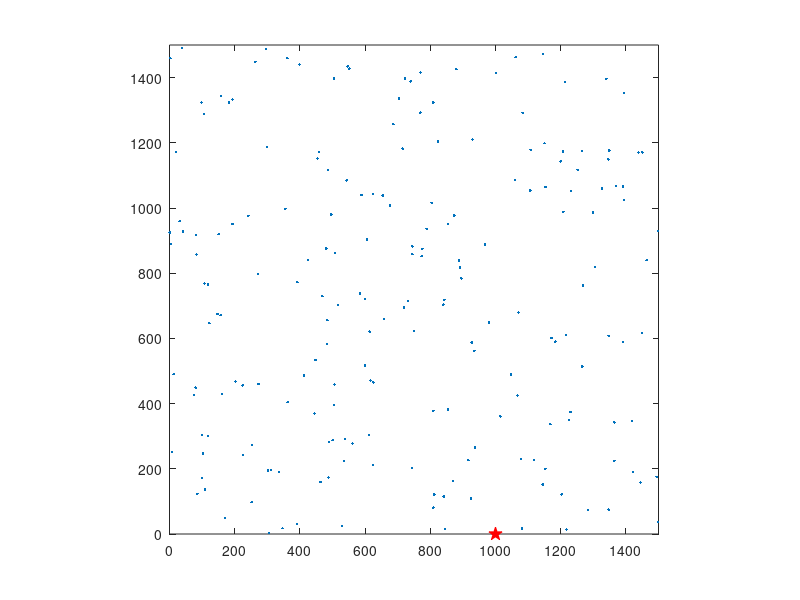

Reproduce this figure in MATLAB.
a=[500.2032392	287.7053861	;
6.814079388	251.8115768	;
1450.270284	1170.75238	;
468.8478597	729.6128903	;
583.9817786	737.5996086	;
937.3452481	264.8464587	;
537.5409884	291.7313949	;
202.5724222	467.1767951	;
107.2748937	768.9542031	;
508.0439684	861.8618693	;
1266.077493	514.0990289	;
251.9845558	97.29030257	;
1264.549202	1174.58473	;
775.6105643	875.0224083	;
1213.611959	1385.859006	;
769.870869	1415.956506	;
447.9332397	533.8132121	;
879.8074439	1425.701558	;
346.5828707	17.80012143	;
1077.686506	229.4028924	;
1206.639456	1173.714966	;
1080.822661	17.24457381	;
480.7445578	876.0943055	;
1392.089544	588.6107943	;
1422.430016	189.5920695	;
1268.342716	762.6313786	;
808.8409367	1323.965702	;
1339.84962	1396.491707	;
398.7326655	1439.899378	;
743.6996528	203.2637003	;
623.8157971	1043.236679	;
529.1755707	24.78686501	;
463.2683294	159.6450504	;
730.9715645	714.2745727	;
97.9495891	1323.887628	;
739.7869944	1388.242015	;
543.2306552	1084.93391	;
1047.717134	489.754752	;
614.2414597	620.7697699	;
355.4288006	997.5797816	;
1449.015194	615.7955524	;
1224.414112	349.7965943	;
1070.388817	679.1045456	;
1203.009683	121.75412	;
715.3679505	1182.235302	;
517.8063803	702.692107	;
85.22324734	123.40958	;
841.2703998	114.8012928	;
1215.317848	610.9025245	;
295.2417678	1487.395954	;
1107.657888	1178.800687	;
487.4250626	173.5785444	;
80.46138807	449.1164101	;
625.2878386	465.1211003	;
20.14406486	1172.268771	;
788.6635412	936.2750577	;
100.1709136	304.0745163	;
182.016467	1324.080522	;
98.98656969	171.1463088	;
750.9491449	622.7880275	;
1497.946429	929.9229623	;
1348.876961	1176.022717	;
271.0021006	796.8934905	;
616.8147851	471.1417473	;
843.1226263	718.6961425	;
887.6789144	839.327545	;
1493.964172	175.3089781	;
263.4462873	1448.422416	;
873.3116904	977.1666738	;
504.1089932	1397.603293	;
5.461359824	889.1715761	;
924.5374635	109.3088845	;
488.7394546	281.5986138	;
445.0066027	369.4132297	;
1152.663455	200.2530455	;
1393.243391	1352.686197	;
122.5958345	646.5389188	;
1083.063887	1292.325803	;
118.3729568	765.7624351	;
192.9233556	1333.039947	;
1218.194493	13.73566599	;
929.3996319	1210.143214	;
561.653494	277.2624438	;
917.0156946	226.2893779	;
1438.788411	1170.79235	;
588.9801695	1040.166135	;
224.6290046	455.7654195	;
1146.413245	1472.043023	;
106.4045449	1288.162644	;
335.4359849	190.1241468	;
484.2937851	656.0392362	;
362.1663112	404.6920859	;
1326.505118	1060.173534	;
82.66154736	856.8765418	;
495.9564446	980.4079746	;
302.047581	195.2059485	;
745.1938075	858.3591294	;
1463.334186	840.036506	;
412.3759361	486.6321149	;
1200.188528	1143.128239	;
161.4241793	428.5497245	;
1150.260973	1198.652219	;
686.5078014	1256.907964	;
1118.46702	226.4603557	;
392.1109607	30.66294168	;
1001.41598	1413.686579	;
103.0154364	247.4020465	;
311.1994795	195.4483169	;
546.3842418	1434.579416	;
839.8081955	703.683082	;
654.2013852	1038.665339	;
299.7728572	1187.465614	;
158.5872353	1344.281334	;
1145.274823	151.953706	;
853.8220117	951.7204172	;
1369.410262	1068.264181	;
809.1142171	81.00005534	;
392.2517092	772.6055303	;
1061.774285	1462.392745	;
1419.226607	347.5189087	;
0.807931708	925.1222495	;
1208.35634	988.4185397	;
38.84446755	1491.405899	;
703.8019832	1335.657553	;
12.42362253	490.4968604	;
226.0653322	241.8045393	;
967.3727737	888.5011768	;
1283.835564	73.17788923	;
606.2247974	903.8233734	;
118.4262427	300.4950501	;
1364.721668	224.3890533	;
719.2394869	694.918555	;
745.0775448	882.3642107	;
846.2646081	15.30000375	;
1106.286864	1053.834624	;
80.31141562	917.4205231	;
1347.192802	74.63229409	;
1252.296294	1117.403059	;
773.6949712	852.0472239	;
74.91376109	426.329556	;
721.8654754	1396.854292	;
485.7368085	1116.256474	;
809.4570106	377.5902848	;
1171.934429	600.9745931	;
1364.19655	342.5260269	;
108.7740246	136.9642286	;
599.2023711	516.5619728	;
193.283005	951.1123813	;
30.7903385	959.7423393	;
424.3379659	841.0287199	;
811.8944099	121.012197	;
361.480841	1459.591785	;
242.2660641	976.0619482	;
147.3624409	674.9609703	;
453.8711788	1152.398594	;
980.0473141	649.1918293	;
1390.660536	1065.75024	;
1346.168246	1149.073778	;
676.848342	1008.258736	;
2.970028765	1459.586622	;
1067.758018	425.2733216	;
1393.787088	1024.540806	;
1167.956098	336.6318586	;
1058.995338	1085.553823	;
1346.828861	607.8054697	;
551.4712191	1427.539505	;
935.3452427	561.7083189	;
927.0924288	587.469687	;
40.92903647	927.5959195	;
253.9471784	273.4810389	;
459.0691503	1171.724558	;
1304.919023	818.2208295	;
1444.6892	158.4049808	;
1498.654175	36.87261088	;
505.2165692	395.0486288	;
483.6788315	583.0017873	;
156.8409954	671.1104895	;
769.4183667	1292.783386	;
505.9799603	458.4431059	;
1232.212126	1052.166453	;
1230.200536	374.1827984	;
151.0534486	919.4310434	;
1014.828571	360.9025148	;
891.5413232	816.8773069	;
273.0210179	460.1378947	;
1183.603061	589.9614366	;
169.7125385	49.6305151	;
600.3067671	721.7760905	;
895.2697193	784.3160847	;
658.1495683	660.1413772	;
625.1339218	211.4822727	;
1153.311168	1064.841057	;
612.647329	303.0570243	;
1299.353588	985.7847568	;
803.9639265	1015.562426	;
869.8565315	162.3038275	;
534.5375084	224.0154608	;
824.0897342	1204.490904	;
853.9983055	382.3328425	;
304.7648727	3.966708679	
];
plot(a(:,1),a(:,2),'.');
hold on;

plot(1000,0,'rp','MarkerSize',10,'MarkerFaceColor','r');
axis([0 1500 0 1500]);
axis square
% ellipse(250,250,0,1000,0)